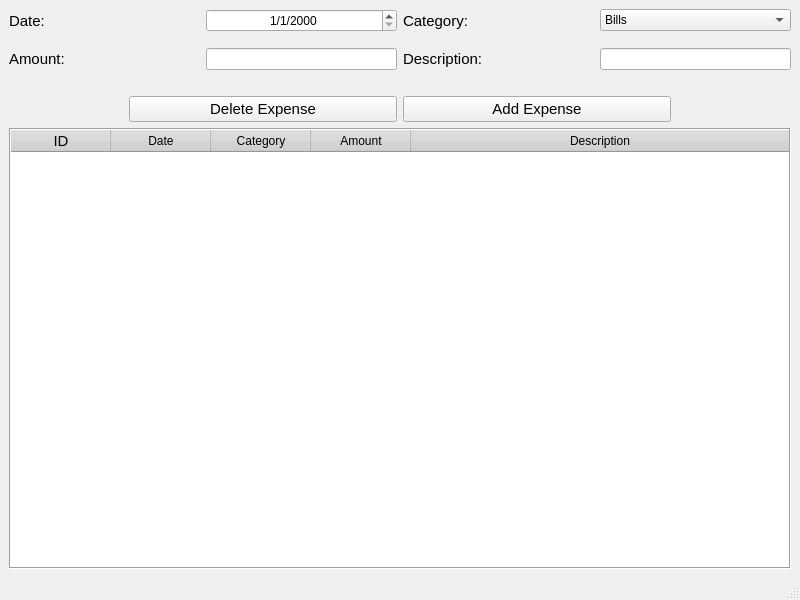
<?xml version="1.0" encoding="UTF-8"?>
<ui version="4.0">
 <class>MainWindow</class>
 <widget class="QMainWindow" name="MainWindow">
  <property name="geometry">
   <rect>
    <x>0</x>
    <y>0</y>
    <width>800</width>
    <height>600</height>
   </rect>
  </property>
  <property name="windowTitle">
   <string>Expanse Tracker</string>
  </property>
  <widget class="QWidget" name="centralwidget">
   <layout class="QGridLayout" name="gridLayout">
    <item row="1" column="0">
     <spacer name="verticalSpacer">
      <property name="orientation">
       <enum>Qt::Vertical</enum>
      </property>
      <property name="sizeType">
       <enum>QSizePolicy::Fixed</enum>
      </property>
      <property name="sizeHint" stdset="0">
       <size>
        <width>20</width>
        <height>10</height>
       </size>
      </property>
     </spacer>
    </item>
    <item row="4" column="0">
     <layout class="QHBoxLayout" name="horizontalLayout_3">
      <item>
       <spacer name="horizontalSpacer">
        <property name="orientation">
         <enum>Qt::Horizontal</enum>
        </property>
        <property name="sizeType">
         <enum>QSizePolicy::Fixed</enum>
        </property>
        <property name="sizeHint" stdset="0">
         <size>
          <width>120</width>
          <height>20</height>
         </size>
        </property>
       </spacer>
      </item>
      <item>
       <widget class="QPushButton" name="button_del">
        <property name="font">
         <font>
          <family>Segoe UI</family>
          <pointsize>11</pointsize>
         </font>
        </property>
        <property name="text">
         <string>Delete Expense</string>
        </property>
       </widget>
      </item>
      <item>
       <widget class="QPushButton" name="button_add">
        <property name="font">
         <font>
          <family>Segoe UI</family>
          <pointsize>11</pointsize>
         </font>
        </property>
        <property name="text">
         <string>Add Expense</string>
        </property>
       </widget>
      </item>
      <item>
       <spacer name="horizontalSpacer_2">
        <property name="orientation">
         <enum>Qt::Horizontal</enum>
        </property>
        <property name="sizeType">
         <enum>QSizePolicy::Fixed</enum>
        </property>
        <property name="sizeHint" stdset="0">
         <size>
          <width>120</width>
          <height>20</height>
         </size>
        </property>
       </spacer>
      </item>
     </layout>
    </item>
    <item row="3" column="0">
     <spacer name="verticalSpacer_2">
      <property name="orientation">
       <enum>Qt::Vertical</enum>
      </property>
      <property name="sizeType">
       <enum>QSizePolicy::Fixed</enum>
      </property>
      <property name="sizeHint" stdset="0">
       <size>
        <width>20</width>
        <height>20</height>
       </size>
      </property>
     </spacer>
    </item>
    <item row="2" column="0">
     <layout class="QHBoxLayout" name="horizontalLayout_2">
      <item>
       <widget class="QLabel" name="label_3">
        <property name="font">
         <font>
          <family>Segoe UI</family>
          <pointsize>11</pointsize>
         </font>
        </property>
        <property name="text">
         <string>Amount:</string>
        </property>
       </widget>
      </item>
      <item>
       <widget class="QLineEdit" name="lineEdit_amount">
        <property name="sizePolicy">
         <sizepolicy hsizetype="Preferred" vsizetype="Preferred">
          <horstretch>0</horstretch>
          <verstretch>0</verstretch>
         </sizepolicy>
        </property>
        <property name="styleSheet">
         <string notr="true">font: 10pt &quot;Segoe UI&quot;;</string>
        </property>
       </widget>
      </item>
      <item>
       <widget class="QLabel" name="label_4">
        <property name="font">
         <font>
          <family>Segoe UI</family>
          <pointsize>11</pointsize>
         </font>
        </property>
        <property name="text">
         <string>Description:</string>
        </property>
       </widget>
      </item>
      <item>
       <widget class="QLineEdit" name="lineEdit_description">
        <property name="sizePolicy">
         <sizepolicy hsizetype="Preferred" vsizetype="Fixed">
          <horstretch>0</horstretch>
          <verstretch>0</verstretch>
         </sizepolicy>
        </property>
        <property name="styleSheet">
         <string notr="true">font: 10pt &quot;Segoe UI&quot;;</string>
        </property>
       </widget>
      </item>
     </layout>
    </item>
    <item row="0" column="0">
     <layout class="QHBoxLayout" name="horizontalLayout">
      <item>
       <widget class="QLabel" name="label">
        <property name="font">
         <font>
          <family>Segoe UI</family>
          <pointsize>11</pointsize>
         </font>
        </property>
        <property name="text">
         <string>Date:</string>
        </property>
       </widget>
      </item>
      <item>
       <widget class="QDateEdit" name="dateEdit">
        <property name="sizePolicy">
         <sizepolicy hsizetype="Minimum" vsizetype="Fixed">
          <horstretch>0</horstretch>
          <verstretch>12</verstretch>
         </sizepolicy>
        </property>
        <property name="font">
         <font>
          <pointsize>9</pointsize>
         </font>
        </property>
        <property name="alignment">
         <set>Qt::AlignCenter</set>
        </property>
        <property name="currentSection">
         <enum>QDateTimeEdit::DaySection</enum>
        </property>
        <property name="displayFormat">
         <string>d/M/yyyy</string>
        </property>
       </widget>
      </item>
      <item>
       <widget class="QLabel" name="label_2">
        <property name="font">
         <font>
          <family>Segoe UI</family>
          <pointsize>11</pointsize>
         </font>
        </property>
        <property name="text">
         <string>Category:</string>
        </property>
       </widget>
      </item>
      <item>
       <widget class="QComboBox" name="comboBox">
        <property name="styleSheet">
         <string notr="true">font: 11pt &quot;Segoe UI&quot;;</string>
        </property>
        <item>
         <property name="text">
          <string>Bills</string>
         </property>
        </item>
        <item>
         <property name="text">
          <string>Utilities</string>
         </property>
        </item>
        <item>
         <property name="text">
          <string>Entertainment</string>
         </property>
        </item>
        <item>
         <property name="text">
          <string>Trips</string>
         </property>
        </item>
        <item>
         <property name="text">
          <string>Shopping</string>
         </property>
        </item>
        <item>
         <property name="text">
          <string>Unexpected</string>
         </property>
        </item>
        <item>
         <property name="text">
          <string>Loaned</string>
         </property>
        </item>
       </widget>
      </item>
     </layout>
    </item>
    <item row="6" column="0">
     <widget class="QTableWidget" name="table">
      <property name="layoutDirection">
       <enum>Qt::LeftToRight</enum>
      </property>
      <property name="autoFillBackground">
       <bool>true</bool>
      </property>
      <property name="styleSheet">
       <string notr="true">

QHeaderView::section{
background-color: rgb(211, 211, 211);
font: 11pt &quot;Segoe UI&quot;;
}</string>
      </property>
      <property name="frameShape">
       <enum>QFrame::Box</enum>
      </property>
      <property name="frameShadow">
       <enum>QFrame::Sunken</enum>
      </property>
      <property name="lineWidth">
       <number>1</number>
      </property>
      <property name="editTriggers">
       <set>QAbstractItemView::AnyKeyPressed|QAbstractItemView::DoubleClicked|QAbstractItemView::EditKeyPressed</set>
      </property>
      <property name="alternatingRowColors">
       <bool>false</bool>
      </property>
      <property name="gridStyle">
       <enum>Qt::SolidLine</enum>
      </property>
      <property name="sortingEnabled">
       <bool>false</bool>
      </property>
      <property name="wordWrap">
       <bool>true</bool>
      </property>
      <property name="cornerButtonEnabled">
       <bool>true</bool>
      </property>
      <attribute name="horizontalHeaderVisible">
       <bool>true</bool>
      </attribute>
      <attribute name="horizontalHeaderCascadingSectionResizes">
       <bool>false</bool>
      </attribute>
      <attribute name="horizontalHeaderShowSortIndicator" stdset="0">
       <bool>false</bool>
      </attribute>
      <attribute name="horizontalHeaderStretchLastSection">
       <bool>true</bool>
      </attribute>
      <attribute name="verticalHeaderCascadingSectionResizes">
       <bool>false</bool>
      </attribute>
      <attribute name="verticalHeaderShowSortIndicator" stdset="0">
       <bool>false</bool>
      </attribute>
      <attribute name="verticalHeaderStretchLastSection">
       <bool>false</bool>
      </attribute>
      <column>
       <property name="text">
        <string>ID</string>
       </property>
       <property name="font">
        <font>
         <family>Segoe UI</family>
         <pointsize>11</pointsize>
         <underline>false</underline>
        </font>
       </property>
      </column>
      <column>
       <property name="text">
        <string>Date</string>
       </property>
      </column>
      <column>
       <property name="text">
        <string>Category</string>
       </property>
      </column>
      <column>
       <property name="text">
        <string>Amount</string>
       </property>
      </column>
      <column>
       <property name="text">
        <string>Description</string>
       </property>
      </column>
     </widget>
    </item>
    <item row="5" column="0">
     <spacer name="verticalSpacer_3">
      <property name="orientation">
       <enum>Qt::Vertical</enum>
      </property>
      <property name="sizeType">
       <enum>QSizePolicy::Fixed</enum>
      </property>
      <property name="sizeHint" stdset="0">
       <size>
        <width>20</width>
        <height>0</height>
       </size>
      </property>
     </spacer>
    </item>
   </layout>
  </widget>
  <widget class="QMenuBar" name="menubar">
   <property name="geometry">
    <rect>
     <x>0</x>
     <y>0</y>
     <width>800</width>
     <height>21</height>
    </rect>
   </property>
  </widget>
  <widget class="QStatusBar" name="statusbar"/>
 </widget>
 <resources/>
 <connections/>
</ui>
